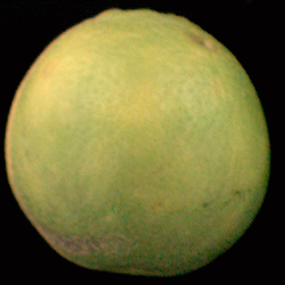
#> input picture imageProc/Sweetlimes_images/1.bmp, 285 x 285 px
$ python contourArea.py   (older library calls are emulated)
#> lines starting #> are read from the running program, lines starting #| are printed output that depends on the picture; after the words box and inside, x2 and y2 are one past the last pixel; in counts of white or black regions, pixels touching at a corner belong together; long printed decimals are rounded
import numpy as np
import matplotlib.pyplot as plt
import cv2

def distCalc(pt1,pt2):       #calculation of sistance from centroid to point on the edge of the contour.
    x1,y1=pt1
    x2,y2=pt2
    dist = (((y2-y1)**2)+((x2-x1)**2))**0.5
    return dist

filename=input("Please Enter the filename : ")
#> the answer given: 1.bmp
image = cv2.imread(filename)
#> image is the input picture: shape (285, 285, 3); mean B, G, R 54.7, 106.4, 109.4

image_bw = cv2.cvtColor(image, cv2.COLOR_BGR2GRAY)
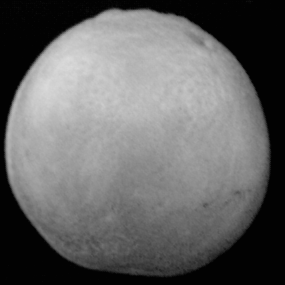
#> image_bw: shape (285, 285); min 2, max 219, mean 101.5
img = cv2.Canny(image_bw,10,245)
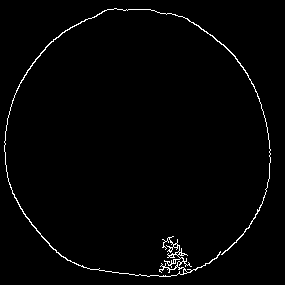
#> img: shape (285, 285); 1.6% white in thin lines or dots, all inside (x1, y1, x2, y2) = (4, 8, 271, 277)

a=[[],[]]      #Getting the points on the edge of the contour.
for i in range(0,len(img)):
    for j in range(0,len(img[i])):
        if(img[i][j]>150):
            a[0].append(i)
            a[1].append(j)

a=np.transpose(a)
a = np.array(a)
center,rad=cv2.minEnclosingCircle(a)    #Getting the minimum enclosing circle so that we can get the radius of the fruits that have an opened contour.
center = tuple(np.roll(center,1))
fig,ax=plt.subplots(1,1)
ax.imshow(image_bw)
circ=plt.Circle(center,rad,fill=False)
ax.add_patch(circ)
plt.show()
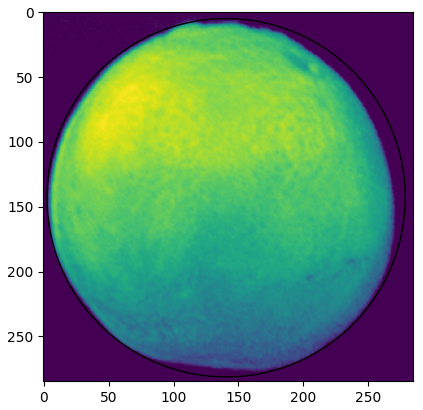
#> figure drawn by matplotlib, 1 panel

im,contours,hierarchy=cv2.findContours(img,cv2.RETR_CCOMP,cv2.CHAIN_APPROX_SIMPLE)
#> contours = 10 contours, 9 with area under 20; largest, box (x1, y1, x2, y2) and area: (4, 8, 271, 277) 355
cnt=contours[0]
#> cnt = contour of 1043 points, box (x1, y1, x2, y2) (4, 8, 271, 277), area 355
M=cv2.moments(cnt)
#> M = moments, m00 355, centre m10/m00, m01/m00 = (147.2, 179.5)
cx=M['m10']/M['m00']
#> cx = 147.2
cy=M['m01']/M['m00']
#> cy = 179.5
centroid=(cx,cy)
#> centroid = (147.2, 179.5)


sumRad = 0
allRad = []
for i in range(0,len(a)):
    sumRad = sumRad + distCalc(centroid,a[i])
    allRad.append(distCalc(centroid,a[i]))
#> this loop made 1294 passes
#> sumRad on passes 1 to 3: 153.8, 307.2, 460.2
#> after the loop, allRad = 1294 values, max 175.6 at index 489, min 88.82 at index 472, mean 131.1; sumRad = 169677.3
radFinal = sumRad/len(a) #calculation of the average radius of fruits.
#> radFinal = 131.1

kernel = np.ones((5,5),np.uint8)
closing = cv2.morphologyEx(image,cv2.MORPH_CLOSE,kernel)
new_image_bw = cv2.cvtColor(closing,cv2.COLOR_BGR2GRAY)
new_img = cv2.Canny(new_image_bw,100,200)
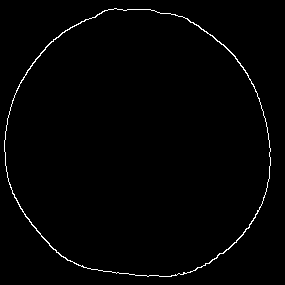
#> new_img: shape (285, 285); 1.2% white in thin lines or dots, all inside (x1, y1, x2, y2) = (4, 8, 271, 277)
new_img=cv2.convertScaleAbs(new_img)
im1,contours1,hierarchy1=cv2.findContours(new_img,cv2.RETR_CCOMP,cv2.CHAIN_APPROX_SIMPLE)
#> contours1 = 2 contours; box (x1, y1, x2, y2) and area: (4, 8, 271, 277) 56182, (4, 8, 271, 277) 55950
cnt1=contours1[0]
#> cnt1 = contour of 361 points, box (x1, y1, x2, y2) (4, 8, 271, 277), area 56182
area1=cv2.contourArea(cnt1) #calculation of area of the contour
#> area1 = 56182
r1=(area1/3.14159)**0.5
#> r1 = 133.7


print("radius of minimum Enclosing Circle = " + str(rad))
im,contours,hierarchy=cv2.findContours(img,cv2.RETR_CCOMP,cv2.CHAIN_APPROX_SIMPLE)
if  (hierarchy1[0][0][2]<0): #if the contour obtained from Canny is open,we take the radius as the average radius that we calculated from the centroid to the points on the edges.
        avg_rad = radFinal

else: #if the contour is closed we take the radius as the average of the radius obtained from area calculation and the average radius obtained from centroid.
        avg_rad = (r1 + radFinal)*0.5
#> avg_rad = 132.4


print("area calc radius = " + str(r1))
#| area calc radius = 133.728
print("radFinal = "+ str(radFinal))
#| radFinal = 131.126
print("average radius of the fruit is " + str(avg_rad))
#| average radius of the fruit is 132.427

$ run again, on imageProc/Sweetlimes_images/101.bmp
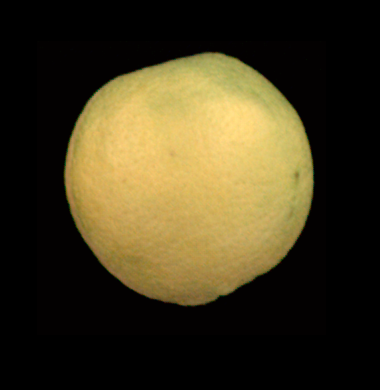
#> input picture imageProc/Sweetlimes_images/101.bmp, 380 x 390 px
#> image is the input picture: shape (390, 380, 3); mean B, G, R 30.2, 56.4, 65.8
#> `img = cv2.Canny(image_bw,10,245)`:
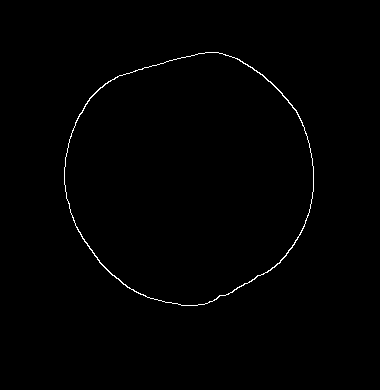
#> img: shape (390, 380); 0.62% white in thin lines or dots, all inside (x1, y1, x2, y2) = (64, 52, 314, 306)
#> `plt.show()`:
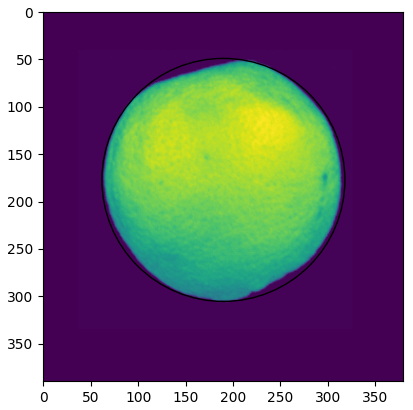
#> figure drawn by matplotlib, 1 panel
#> contours = 2 contours; box (x1, y1, x2, y2) and area: (64, 52, 314, 306) 48540, (64, 52, 314, 306) 48324
#> cnt = contour of 358 points, box (x1, y1, x2, y2) (64, 52, 314, 306), area 48540
#> M = moments, m00 48540.5, centre m10/m00, m01/m00 = (189.1, 177.3)
#> cx = 189.1
#> cy = 177.3
#> centroid = (189.1, 177.3)
#> the loop `for i in range(0,len(a)):` made 922 passes
#> sumRad on passes 1 to 3: 139.8, 279.9, 420.1
#> after the loop `for i in range(0,len(a)):`: allRad = 922 values, max 144 at index 61, min 104.8 at index 633, mean 124.7; sumRad = 114927.5
#> radFinal = 124.7
#> contours1 = 2 contours; box (x1, y1, x2, y2) and area: (64, 52, 314, 306) 48546, (64, 52, 314, 306) 48328
#> cnt1 = contour of 356 points, box (x1, y1, x2, y2) (64, 52, 314, 306), area 48546
#> area1 = 48546.5
#> r1 = 124.3
#> avg_rad = 124.5
#| area calc radius = 124.309
#| radFinal = 124.650
#| average radius of the fruit is 124.480

$ run again, on imageProc/Sweetlimes_images/102.bmp
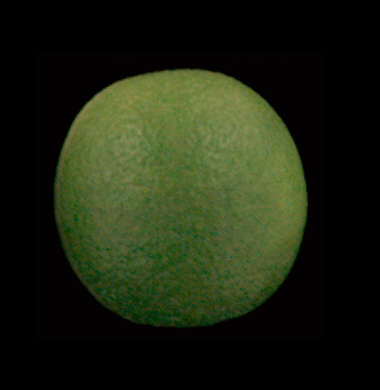
#> input picture imageProc/Sweetlimes_images/102.bmp, 380 x 390 px
#> image is the input picture: shape (390, 380, 3); mean B, G, R 17.1, 36.1, 29.5
#> img: shape (390, 380); 0.69% white in thin lines or dots, all inside (x1, y1, x2, y2) = (53, 68, 308, 328)
#> `plt.show()`:
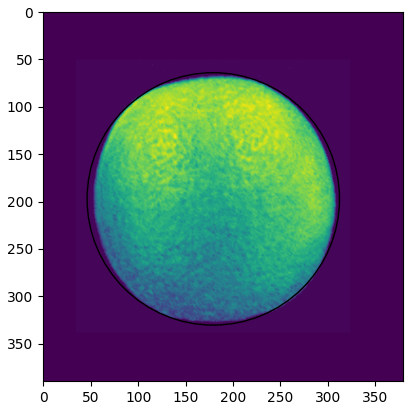
#> figure drawn by matplotlib, 1 panel
#> contours = 6 contours, 4 with area under 20; largest, box (x1, y1, x2, y2) and area: (53, 68, 308, 277) 108, (67, 258, 239, 328) 88
#> cnt = contour of 410 points, box (x1, y1, x2, y2) (67, 258, 239, 328), area 88
#> M = moments, m00 88.5, centre m10/m00, m01/m00 = (121.4, 304.4)
#> cx = 121.4
#> cy = 304.4
#> centroid = (121.4, 304.4)
#> the loop `for i in range(0,len(a)):` made 1016 passes
#> sumRad on passes 1 to 3: 129, 267.7, 405.4
#> after the loop `for i in range(0,len(a)):`: allRad = 1016 values, max 275.6 at index 616, min 18.18 at index 323, mean 187.6; sumRad = 190651.3
#> radFinal = 187.6
#> `new_img = cv2.Canny(new_image_bw,100,200)`:
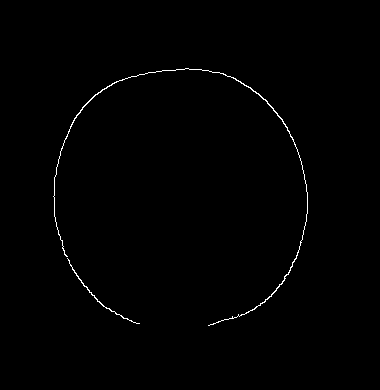
#> new_img: shape (390, 380); 0.59% white in thin lines or dots, all inside (x1, y1, x2, y2) = (53, 68, 308, 326)
#> contours1 = 2 contours; box (x1, y1, x2, y2) and area: (53, 68, 308, 326) 146, (67, 258, 140, 324) 40
#> cnt1 = contour of 106 points, box (x1, y1, x2, y2) (67, 258, 140, 324), area 40
#> area1 = 40
#> r1 = 3.57
#> avg_rad = 187.6
#| area calc radius = 3.568
#| radFinal = 187.649
#| average radius of the fruit is 187.649
